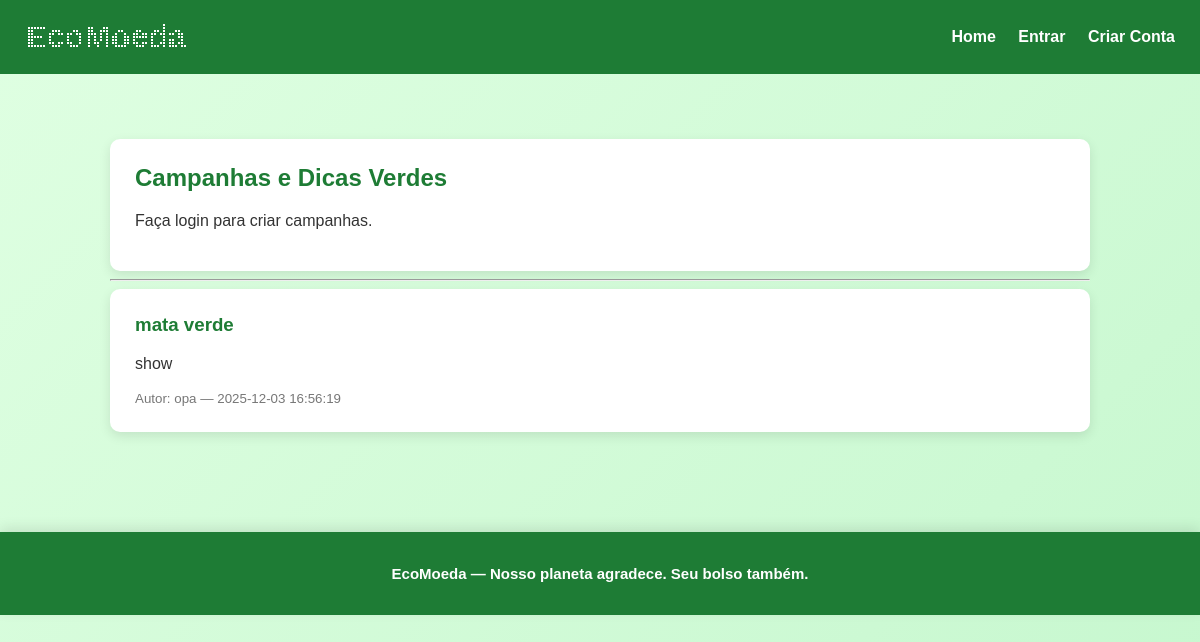
The page /campanhas on the database its author committed.
### tables this page shows
CREATE TABLE campanhas (
    id INTEGER PRIMARY KEY AUTOINCREMENT,
    titulo TEXT NOT NULL,
    descricao TEXT,
    autor_id INTEGER,
    data TIMESTAMP DEFAULT CURRENT_TIMESTAMP
);

CREATE TABLE usuarios (
    id INTEGER PRIMARY KEY AUTOINCREMENT,
    nome TEXT NOT NULL,
    email TEXT UNIQUE NOT NULL,
    senha TEXT NOT NULL,
    tipo TEXT DEFAULT 'user',
    eco_balance INTEGER DEFAULT 0
);

### app.py (the view, shortened to what this page needs)
@app.route("/campanhas", methods=["GET", "POST"])
def campanhas():
    posts = query_all("""
        SELECT c.*, u.nome as autor
        FROM campanhas c
        LEFT JOIN usuarios u ON c.autor_id = u.id
        ORDER BY c.data DESC
    """)
    return render_template("campanhas.html", posts=posts)

### app.py (called while the page is built)
def get_connection():
    conn = sqlite3.connect(DB_FILE)
    conn.row_factory = sqlite3.Row
    return conn

def query_all(sql, params=()):
    conn = get_connection()
    cur = conn.cursor()
    cur.execute(sql, params)
    rows = cur.fetchall()
    conn.close()
    return rows

### templates/campanhas.html
{% extends "base.html" %}
{% block content %}
<div class="card" style="margin-top: 25px;">
    <h2 style="color:#1e7c35; margin-top:0;">Campanhas e Dicas Verdes</h2>
    {% if session.get('user') %}
    <form action="{{ url_for('campanhas') }}" method="post" class="admin-form">
        <input name="titulo" class="input" placeholder="Título da campanha" required>
        <textarea name="descricao" class="input" style="min-height:120px;" placeholder="Descrição" required></textarea>
        <button type="submit" class="btn-green">Publicar campanha</button>
    </form>
    {% else %}
        <p class="no-posts">Faça login para criar campanhas.</p>
    {% endif %}
</div>
<hr class="divider">
{% if posts %}
    {% for post in posts %}
    <div class="card" style="margin-bottom:20px;">
        <h3 style="margin-top:0; color:#1e7c35;">{{ post.titulo }}</h3>
        <p>{{ post.descricao }}</p>
        <small style="color:#777;">Autor: {{ post.autor or 'Anônimo' }} — {{ post.data }}</small>
    </div>
    {% endfor %}
{% else %}
    <p class="no-posts">Nenhuma campanha ainda.</p>
{% endif %}
{% endblock %}

### static/css/style.css (style rules this page uses)
body { margin: 0; font-family: Arial, sans-serif; color: #333; background: linear-gradient(135deg, #dfffe2, #b9f3c4, #8de6a6); background-size: 300% 300%; animation: bgMove 12s ease infinite; }
.card { background: white; padding: 25px; border-radius: 10px; box-shadow: 0 4px 12px rgba(0,0,0,0.1); animation: fadeIn 0.4s ease; }
:root { --navbar-height: 65px; }
body, html { height: 100%; }
body { display: flex; flex-direction: column; }

### rows shown on the page
campanhas: titulo "mata verde", descricao "show", nome "opa", data "2025-12-03 16:56:19"
